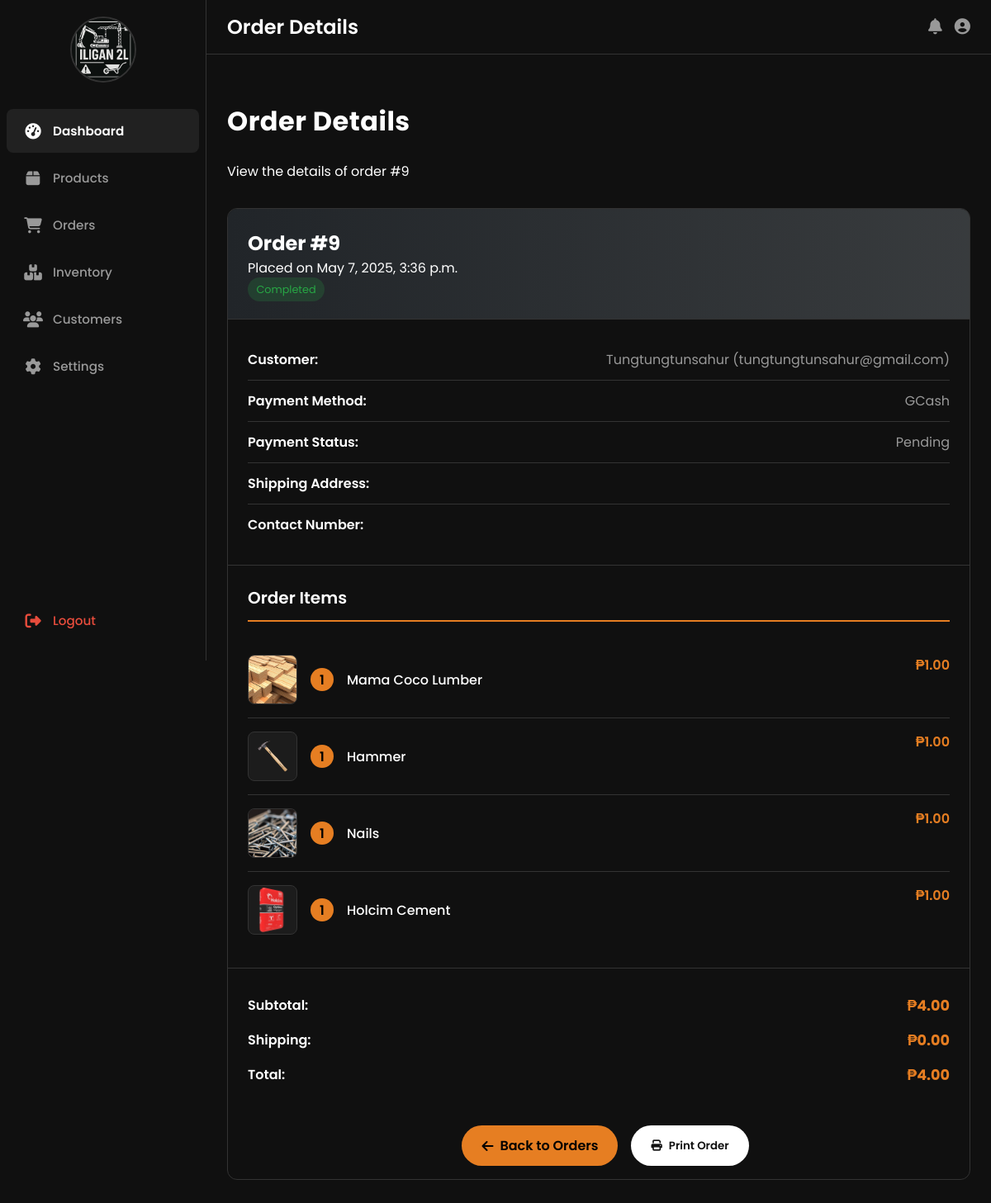
/order/9/ (signed in), run on the app's committed database.
### core/models.py (models this page shows, shortened)
class Order(models.Model):
    STATUS_CHOICES = (
        ('Pending', 'Pending'),  # Order placed but not processed yet
        ('Processing', 'Processing'),  # Order is being processed
        ('Completed', 'Completed'),  # Order has been fulfilled and delivered
        ('Cancelled', 'Cancelled'),  # Order was cancelled
    )
    customer = models.ForeignKey(
        CustomUser,
        on_delete=models.CASCADE,  # Delete orders if the customer is deleted
        limit_choices_to={'role': 'Customer'}  # Only customers can place orders
    )
    order_date = models.DateTimeField(auto_now_add=True)  # Date and time when order was placed
    total_amount = models.DecimalField(max_digits=10, decimal_places=2)  # Total order amount
    status = models.CharField(max_length=50, choices=STATUS_CHOICES, default='Pending')  # Current order status

class CustomUser(AbstractUser):
    ROLE_CHOICES = (
        ('Customer', 'Customer'),  # Regular customers who can browse and purchase products
        ('Administrator', 'Administrator'),  # Administrators who can manage inventory and orders
    )
    role = models.CharField(max_length=20, choices=ROLE_CHOICES, default='Customer')

class Payment(models.Model):
    PAYMENT_METHOD_CHOICES = (
        ('Cash', 'Cash'),  # Cash payment on delivery
        ('Credit Card', 'Credit Card'),  # Credit card payment
        ('Debit Card', 'Debit Card'),  # Debit card payment
        ('GCash', 'GCash'),  # GCash mobile payment
        ('PayMaya', 'PayMaya'),  # PayMaya mobile payment
        ('Bank Transfer', 'Bank Transfer'),  # Bank transfer payment
    )
    PAYMENT_STATUS_CHOICES = (
        ('Pending', 'Pending'),  # Payment initiated but not confirmed
        ('Completed', 'Completed'),  # Payment successfully processed
        ('Failed', 'Failed'),  # Payment failed to process
        ('Refunded', 'Refunded'),  # Payment was refunded to customer
    )
    order = models.ForeignKey(Order, on_delete=models.CASCADE)  # Link to the order being paid for
    payment_date = models.DateTimeField(default=timezone.now)  # Date and time of payment
    amount = models.DecimalField(max_digits=10, decimal_places=2)  # Payment amount
    payment_method = models.CharField(max_length=50, choices=PAYMENT_METHOD_CHOICES, default='Cash')  # Method of payment
    payment_status = models.CharField(max_length=50, choices=PAYMENT_STATUS_CHOICES, default='Pending')  # Current payment status
    admin = models.ForeignKey(
        CustomUser,
        on_delete=models.CASCADE,
        limit_choices_to={'role': 'Administrator'},
        null=True,
        blank=True  # Optional link to admin who processed the payment
    )
    reference_number = models.CharField(max_length=100, blank=True, null=True)  # Payment reference number (e.g., receipt number)

class OrderItem(models.Model):
    order = models.ForeignKey(Order, on_delete=models.CASCADE)  # Link to the parent order
    product = models.ForeignKey(Product, on_delete=models.CASCADE)  # Product being ordered
    quantity = models.PositiveIntegerField()  # Quantity of this product ordered
    price = models.DecimalField(max_digits=10, decimal_places=2)  # Price at time of order

class Product(models.Model):
    name = models.CharField(max_length=255)  # Product name (e.g., 'Hammer', 'Screwdriver Set')
    description = models.TextField()  # Detailed product description
    unit = models.CharField(max_length=50)  # Unit of measurement (e.g., 'piece', 'kg', 'meter')
    category = models.CharField(max_length=100)  # Product category (e.g., 'Tools', 'Lumber', 'Cement')
    stock_quantity = models.PositiveIntegerField()  # Current quantity in stock
    reorder_level = models.PositiveIntegerField()  # Threshold at which to reorder product
    last_restock_date = models.DateField(default=timezone.now)  # Date of last inventory restock
    admin = models.ForeignKey(
        CustomUser,
        on_delete=models.CASCADE,  # Delete products if the admin user is deleted
        limit_choices_to={'role': 'Administrator'}  # Only administrators can be assigned to products
    )
    price = models.DecimalField(max_digits=10, decimal_places=2, default=0.00)  # Product price
    image = models.ImageField(upload_to='products/', blank=True, null=True)  # Product image
    in_stock = models.BooleanField(default=True)  # Whether the product is currently in stock

### core/views.py (the view)
# urls.py: path('order/<int:order_id>/', views.order_detail, name='order_detail'),
@login_required  # Ensure user is logged in to view order details
def order_detail(request, order_id):
    try:
        order = Order.objects.get(id=order_id)  # The order to display
        order_items = OrderItem.objects.filter(order=order)  # Products in the order
        try:
            payment = Payment.objects.get(order=order)  # Payment details
        except Payment.DoesNotExist:
            payment = None
        context = {
            'order': order,  # The order object
            'order_items': order_items,  # Items in the order
            'payment': payment  # Payment information
        }
        if request.user.role == 'Administrator' or request.user.is_staff:
            return render(request, 'core/staff_order_detail.html', context)  # Admin/staff view
        else:
            return render(request, 'core/order_detail.html', context)  # Customer view
    except Order.DoesNotExist:
        messages.error(request, 'Order not found')  # Show error message
        return redirect('all_orders')  # Redirect to orders list

### core/context_processors.py (called while the page is built, shortened)
def cart_processor(request):
    cart_items_count = 0
    cart_items = []
    cart_total_price = 0
    return {
        'cart_items_count': cart_items_count,
        'cart_items': cart_items,
        'cart_total_price': cart_total_price
    }

### core/templates/core/staff_order_detail.html (shortened to what this page needs)
{% extends 'core/staff_base.html' %}
{% load static %}
{% block page_title %}Order Details{% endblock %}
{% block content %}
<div class="container order-detail-container">
    <div class="page-header">
        <h1 class="page-title">Order Details</h1>
        <p class="text-threads-muted">View the details of order #{{ order.id }}</p>
    </div>
    <div class="order-card">
        <div class="order-header d-flex justify-content-between align-items-center">
            <div>
                <h2 class="text-white mb-0">Order #{{ order.id }}</h2>
                <span class="text-threads-muted">Placed on {{ order.order_date|date:"F j, Y, g:i a" }}</span>
            </div>
            <span class="order-badge {{ order.status|lower }}">
                {{ order.status }}
            </span>
        </div>
        <div class="order-info">
            <div class="info-row">
                <span class="info-label">Customer:</span>
                <span class="info-value">{{ order.customer.username }} ({{ order.customer.email }})</span>
            </div>
            <div class="info-row">
                <span class="info-label">Payment Method:</span>
                <span class="info-value">{{ payment.payment_method }}</span>
            </div>
            <div class="info-row">
                <span class="info-label">Payment Status:</span>
                <span class="info-value">{{ payment.payment_status }}</span>
            </div>
            <div class="info-row">
                <span class="info-label">Shipping Address:</span>
            </div>
            <div class="info-row">
                <span class="info-label">Contact Number:</span>
            </div>
        </div>
        <div class="order-items">
            <h3 class="order-items-title">Order Items</h3>
            {% for item in order_items %}
            <div class="item">
                <div class="item-details">
                    <div class="item-image">
                        {% if item.product.image %}
                            <img src="{{ item.product.image.url }}" alt="{{ item.product.name }}">
                        {% else %}
                            <img src="{% static 'images/placeholder.jpg' %}" alt="{{ item.product.name }}">
                        {% endif %}
                    </div>
                    <span class="item-quantity">{{ item.quantity }}</span>
                    <span class="item-name">{{ item.product.name }}</span>
                </div>
                <span class="item-price">₱{{ item.price }}</span>
            </div>
            {% endfor %}
        </div>
        <div class="total-section">
            <div class="total-row">
                <span class="total-label">Subtotal:</span>
                <span class="total-value">₱{{ order.total_amount }}</span>
            </div>
            <div class="total-row">
                <span class="total-label">Shipping:</span>
                <span class="total-value">₱0.00</span>
            </div>
            <div class="total-row">
                <span class="total-label">Total:</span>
                <span class="total-value">₱{{ order.total_amount }}</span>
            </div>
        </div>
        <div class="button-container">
            <a href="{% url 'all_orders' %}" class="button button-primary">
                <i class="fas fa-arrow-left"></i> Back to Orders
            </a>
            <button onclick="window.print()" class="button button-secondary">
                <i class="fas fa-print"></i> Print Order
            </button>
        </div>
    </div>
</div>
{% endblock %}

### core/templates/core/staff_base.html (style rules this page uses)
:root { --primary-color: black; --secondary-color: #E67E22; --accent-color: #000000; --light-color: orange; --dark-color: #50432c; --success-color: #2ECC71; --danger-color: #E74C3C; --box-shadow: 0 10px 20px rgba(0, 0, 0, 0.1); --transition: all 0.3s ease; --threads-bg: #101010; --threads-card-bg: #101010; --threads-text: #FFFFFF; --threads-secondary-text: #999999; --threads-border: #333333; --threads-hover: rgba(255, 255, 255, 0.1); --threads-success: #2ECC71; --threads-danger: #E74C3C; --threads-box-shadow: 0 10px 20px rgba(0, 0, 0, 0.2); --threads-transition: all 0.3s ease; }
* { margin: 0; padding: 0; box-sizing: border-box; }
body, html { height: 100%; font-family: 'Poppins', sans-serif; }
body { background-color: var(--threads-bg); color: var(--threads-text); display: flex; overflow-x: hidden; }

### core/templates/core/staff_order_detail.html (style rules this page uses)
.order-detail-container { padding: 2rem 0; }
.page-header { margin-bottom: 2rem; }
.page-title { font-weight: 700; letter-spacing: 0.5px; position: relative; display: inline-block; margin-bottom: 1.5rem; }
.page-title:after { content: ''; position: absolute; bottom: -8px; left: 0; width: 40px; height: 3px; background: linear-gradient(90deg, var(--threads-primary) 0%, var(--threads-secondary) 100%); border-radius: 3px; }
.order-card { background-color: var(--threads-card-bg); border: 1px solid var(--threads-border); border-radius: 12px; overflow: hidden; margin-bottom: 2rem; }
.order-header { background: linear-gradient(90deg, rgba(33,37,41,1) 0%, rgba(66,70,73,0.8) 100%); padding: 1.5rem; border-bottom: 1px solid var(--threads-border); }
.order-badge { font-size: 0.8rem; padding: 0.35rem 0.65rem; border-radius: 30px; }
.order-badge.completed { background-color: rgba(40, 167, 69, 0.2); color: #28a745; }
.order-info { padding: 1.5rem; border-bottom: 1px solid var(--threads-border); }
.info-row { display: flex; justify-content: space-between; padding: 0.75rem 0; border-bottom: 1px solid var(--threads-border); }
.info-row:last-child { border-bottom: none; }
.info-label { font-weight: 600; color: var(--threads-text); }
.info-value { color: var(--threads-secondary-text); }
.order-items { padding: 1.5rem; }
.order-items-title { color: var(--threads-text); margin-bottom: 1.5rem; padding-bottom: 0.75rem; border-bottom: 2px solid var(--secondary-color); font-size: 1.25rem; font-weight: 600; }
.item { display: flex; justify-content: space-between; padding: 1rem 0; border-bottom: 1px solid var(--threads-border); }
.item:last-child { border-bottom: none; }
.item-details { display: flex; align-items: center; flex: 1; }
.item-image { width: 60px; height: 60px; border-radius: 8px; overflow: hidden; margin-right: 1rem; background-color: rgba(255, 255, 255, 0.05); border: 1px solid var(--threads-border); }
.item-image img { width: 100%; height: 100%; object-fit: cover; }
.item-quantity { background-color: var(--secondary-color); color: black; border-radius: 50%; width: 28px; height: 28px; display: flex; justify-content: center; align-items: center; margin-right: 1rem; font-weight: 600; }
.item-name { font-weight: 500; color: var(--threads-text); }
.item-price { font-weight: 600; color: var(--secondary-color); }
.button-container { display: flex; justify-content: center; gap: 1rem; margin-top: 1rem; margin-bottom: 1rem; }
.button { padding: 0.75rem 1.5rem; border: none; border-radius: 30px; font-weight: 600; cursor: pointer; transition: all 0.3s ease; font-family: 'Poppins', sans-serif; text-decoration: none; display: inline-flex; align-items: center; gap: 0.5rem; }
.button-primary { background-color: var(--secondary-color); color: black; }
.button-secondary { background-color: var(--threads-text); color: var(--threads-bg); }
.total-section { padding: 1.5rem; border-top: 1px solid var(--threads-border); }
.total-row { display: flex; justify-content: space-between; padding: 0.5rem 0; }
.total-label { font-weight: 600; color: var(--threads-text); }
.total-value { font-weight: 700; color: var(--secondary-color); font-size: 1.1rem; }

### data on the page
Order: id "9", order_date "May 7, 2025, 3:36 p.m.", status "Completed", customer.username "Tungtungtunsahur", customer.email "tungtungtunsahur@gmail.com", total_amount "4.00"
Payment: payment_method "GCash", payment_status "Pending"
OrderItem: product.image (picture), quantity "1", product.name "Mama Coco Lumber", price "1.00"
OrderItem: product.image (picture), quantity "1", product.name "Hammer", price "1.00"
OrderItem: product.image (picture), quantity "1", product.name "Nails", price "1.00"
OrderItem: product.image (picture), quantity "1", product.name "Holcim Cement", price "1.00"
